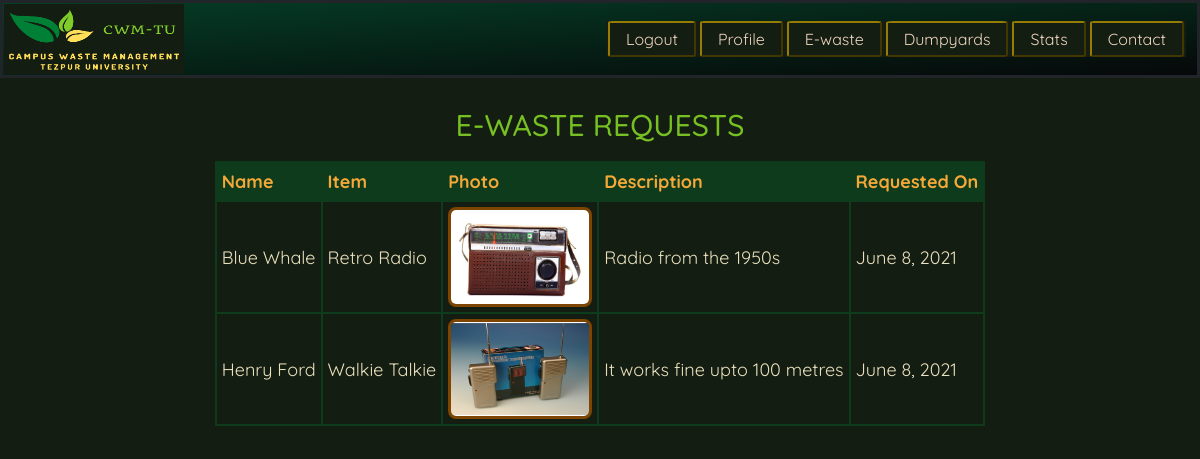
Screenshot of /logwaste/ewastes/ (signed in) with the database file from the repository.
### logwaste/models.py (models this page shows)
class Ewaste(models.Model):
    name = models.CharField(max_length=70)
    email = models.EmailField(max_length=100)
    mobile = models.CharField(max_length=10)
    address = models.CharField(max_length=100)
    item_name = models.CharField(max_length=30)
    item_description = models.CharField(max_length=100)
    item_image = models.ImageField(upload_to='media')
    date = models.DateField()

### logwaste/views.py (the view, shortened to what this page needs)
# urls.py: path('ewastes/', views.ewastes),
def ewastes(request):
    if request.user.is_superuser:
        data = Ewaste.objects.all()
        return render(request, 'ewastes.html', {'data': data})

### templates/ewastes.html (shortened to what this page needs)
{% extends 'base.html' %}
{% load static %}
{% block style %}
<link rel="stylesheet" href="{% static 'css/ewaste.css' %}">
{% endblock style %}
{% block rest %}
<div class="rest">
    {% if request.user.is_superuser %}
    <div class="this">
        <h3>E-WASTE REQUESTS</h3>
    </div>
    <div class="this">
        <table id="customers">
            <th>Name</th>
            <th>Item</th>
            <th>Photo</th>
            <th>Description</th>
            <th>Requested On</th>
            {% for data in data %}
            <tr>
                <td>{{data.name}}</td>
                <td>{{data.item_name}}</td>
                <td><img src="/media/{{data.item_image}}/" class="less"></td>
                <td>{{data.item_description}}</td>
                <td>{{data.date}}</td>
            </tr>
            {% endfor %}
        </table>
    </div>
    {% endif %}
</div>
{% endblock rest %}

### static/css/ewaste.css (style rules this page uses)
* { background-color: #141D11; }
.rest { display: flex; flex-direction: column; margin-top: 2%; }
.less { width:9rem; height:100px; border-style:solid; border-color: #7e4500; border-radius:8px; }
h3 { align-self: center; font-family: 'Quicksand', sans-serif; color: tomato; font-size: 23px; }
.this { display: flex; flex-direction: row; padding: 5px; align-self:center; }
h3 { color:#77c023; font-size: 30px; }
#customers { font-family: 'Quicksand', sans-serif; border-collapse: collapse; width: 100%; font-size:18px; color:#e8e0be; }
#customers td, #customers th { border: 2px solid #0d3b1c; padding: 5px; }
#customers tr:nth-child(even) { background-color: #f2f2f2; }
#customers th { padding-top: 5px; padding-bottom: 5px; text-align: left; background-color: #0d3b1c; color: #f5a838; }

### rows the page displays
Ewaste: name "Blue Whale", item_name "Retro Radio", item_image (picture), item_description "Radio from the 1950s", date "June 8, 2021"
Ewaste: name "Henry Ford", item_name "Walkie Talkie", item_image (picture), item_description "It works fine upto 100 metres", date "June 8, 2021"
